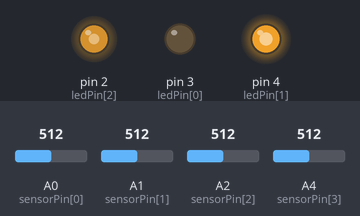
This sketch was run on a simulated Arduino Uno, built with avr-gcc and run on an emulated ATmega328P. Shown: output pins drawn as LEDs (lit = HIGH). Inputs (shaded band) come from the test bench; at power-on: A4 (sensorPin[3]) = 512, A1 (sensorPin[1]) = 512, A2 (sensorPin[2]) = 512, A0 (sensorPin[0]) = 512.

Above: at 1.2 s.
1.3 s: A4 (sensorPin[3]) set to 409
2.8 s: A4 (sensorPin[3]) set to 393
At 3.6 s:
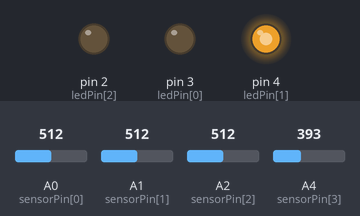
4.3 s: A1 (sensorPin[1]) set to 309
5.8 s: A1 (sensorPin[1]) set to 293
At 7.0 s:
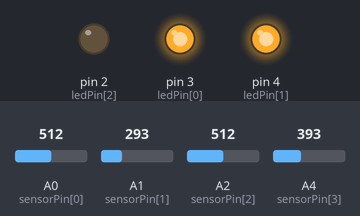
7.3 s: A1 (sensorPin[1]) set to 306
At 8.2 s:
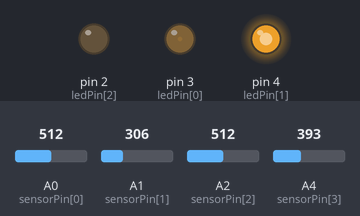
8.8 s: A2 (sensorPin[2]) set to 314
10.3 s: A2 (sensorPin[2]) set to 286
At 11.7 s:
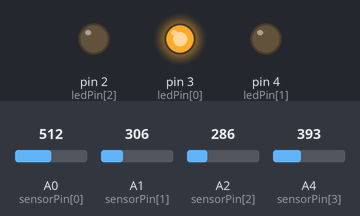
Timing chart, 0 to 12.8 s (numbered marks = the images above; inputs shaded):
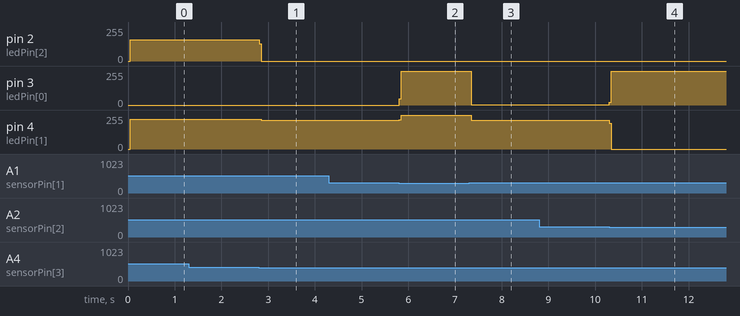

The sketch:

testFSensor_ver2.ino
```cpp
int sensorPin[] = {A0,A1,A2,A4}; //an array of pin numbers to which sensors are attached
int readFSensor[4]; //an array that record sensor reading
int pinCount=3;
int ledPin[]={3,4,2};
boolean flame = false;
const int upperThreshold = 300;
const int lowerThreshold = 400;

// the setup routine runs once you press reset
void setup() {
  Serial.begin(9600);
  pinMode(ledPin[0],OUTPUT);
  pinMode(ledPin[1],OUTPUT);
  pinMode(ledPin[2],OUTPUT);
}
// the loop routine runs over and over again forever
void loop() {
  //record sensor value into an array
  for(int thisPin = 0; thisPin <= pinCount; thisPin++){
    readFSensor[thisPin]=analogRead(sensorPin[thisPin]);
  };
  //test if the robot is in front of the flame
  if (readFSensor[1] = readFSensor[2] and readFSensor[1]>upperThreshold and readFSensor[2]>upperThreshold){
    digitalWrite(ledPin[1], HIGH);
    flame=true;
  };
  //if left sensors sense something, light up left LED
  if (readFSensor[0]>lowerThreshold) {
    flame=false;
    while (flame==false){
      for(int thisPin = 0; thisPin <= pinCount; thisPin++){
    readFSensor[thisPin]=analogRead(sensorPin[thisPin]);
  };
      digitalWrite(ledPin[0], HIGH);
      if (readFSensor[1] = readFSensor[2] and readFSensor[1]>upperThreshold and readFSensor[2]>upperThreshold){
        digitalWrite(ledPin[1], HIGH);
        digitalWrite(ledPin[0], LOW);
        flame=true;};
    };
  };

  //if right sensors sense something, light up right LED
  if (readFSensor[3]>lowerThreshold) {
    flame=false;
     while (flame==false){
       for(int thisPin = 0; thisPin <= pinCount; thisPin++){
    readFSensor[thisPin]=analogRead(sensorPin[thisPin]);
  };
      digitalWrite(ledPin[2], HIGH);
      if (readFSensor[1] = readFSensor[2] and readFSensor[1]>upperThreshold and readFSensor[2]>upperThreshold){
        digitalWrite(ledPin[1], HIGH);

        flame=true;};
  };
  };
  delay(2);
  digitalWrite(ledPin[0],LOW);
  digitalWrite(ledPin[1],LOW);
  digitalWrite(ledPin[2],LOW);
}
```

Measured:
- the behaviour switches between 401 and 400 on A4 (sensorPin[3]) (found by bisection; images 0 and 1)
- the behaviour switches between 301 and 300 on A1 (sensorPin[1]) (found by bisection; images 1 and 2)
- the behaviour switches between 301 and 300 on A2 (sensorPin[2]) (found by bisection; images 3 and 4)
- after the input at 1.3 s, every drawn part: stays the same
- after the input at 2.8 s, pin 2 (ledPin[2]): 158/255 → 0/255 at once; pin 4 (ledPin[1]): 222/255 → 215/255 after 0.05 s
- after the input at 4.3 s, every drawn part: stays the same
- after the input at 5.8 s, pin 3 (ledPin[0]): 0/255 → 255/255 at once; pin 4 (ledPin[1]): 215/255 → 255/255 at once
- after the input at 7.3 s, pin 3 (ledPin[0]): 255/255 → 1/255 after 0.05 s; pin 4 (ledPin[1]): 255/255 → 215/255 after 0.05 s
- after the input at 8.8 s, every drawn part: stays the same
- after the input at 10.3 s, pin 3 (ledPin[0]): 1/255 → 255/255 at once; pin 4 (ledPin[1]): 215/255 → 0/255 at once
